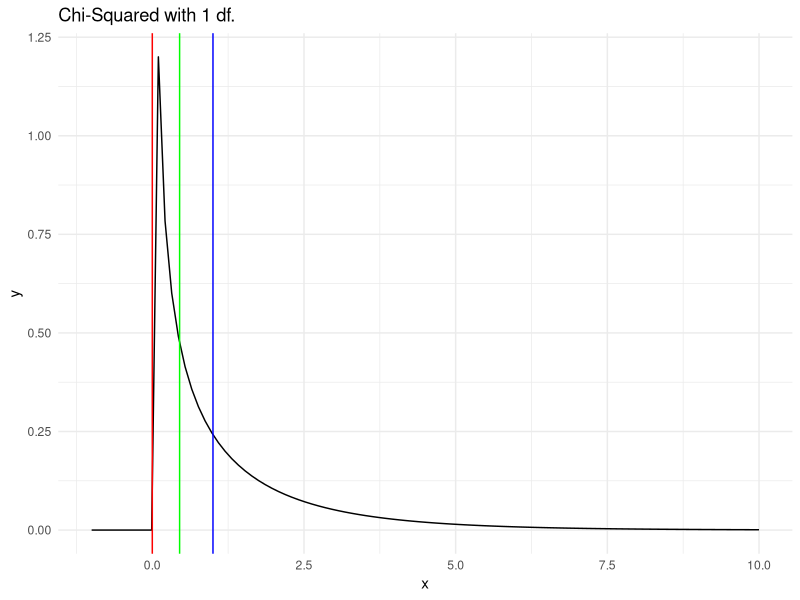
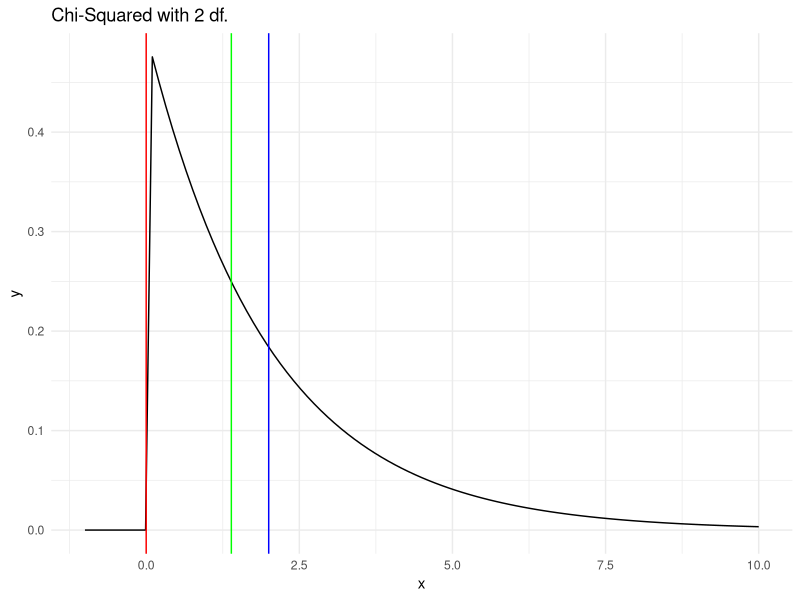
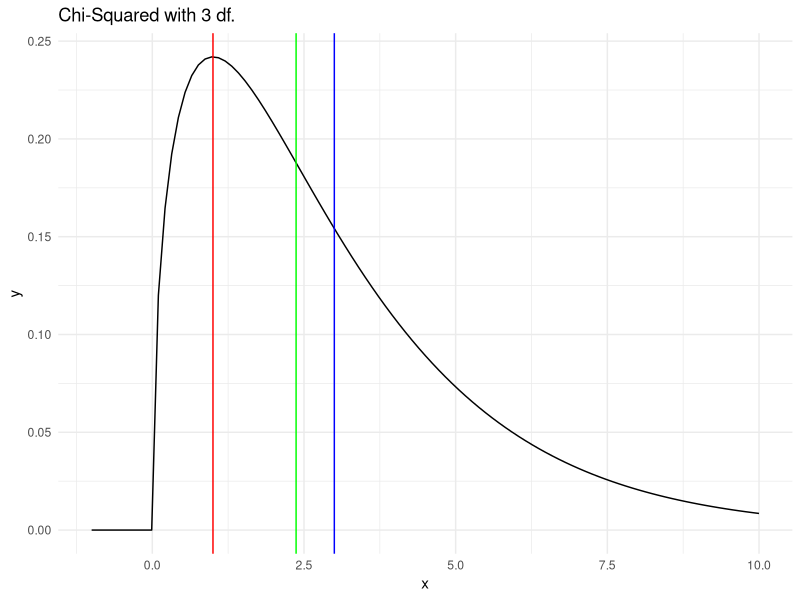
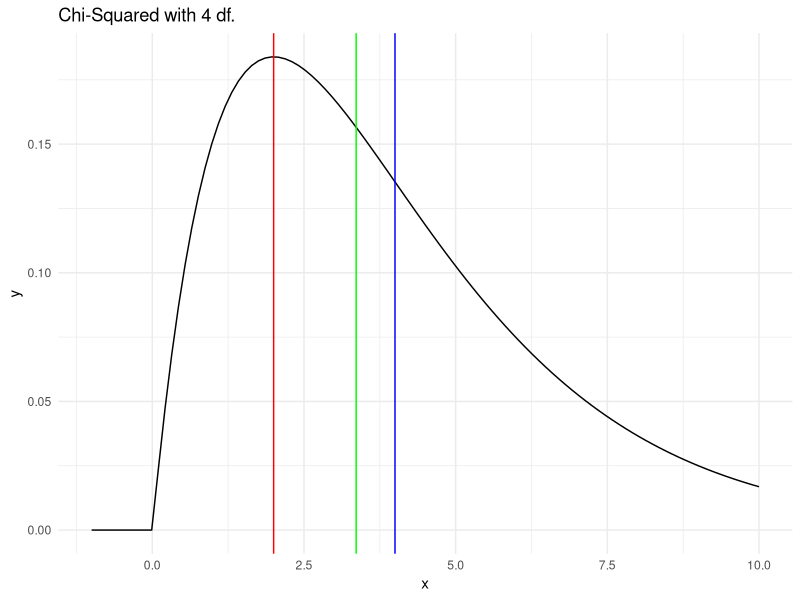
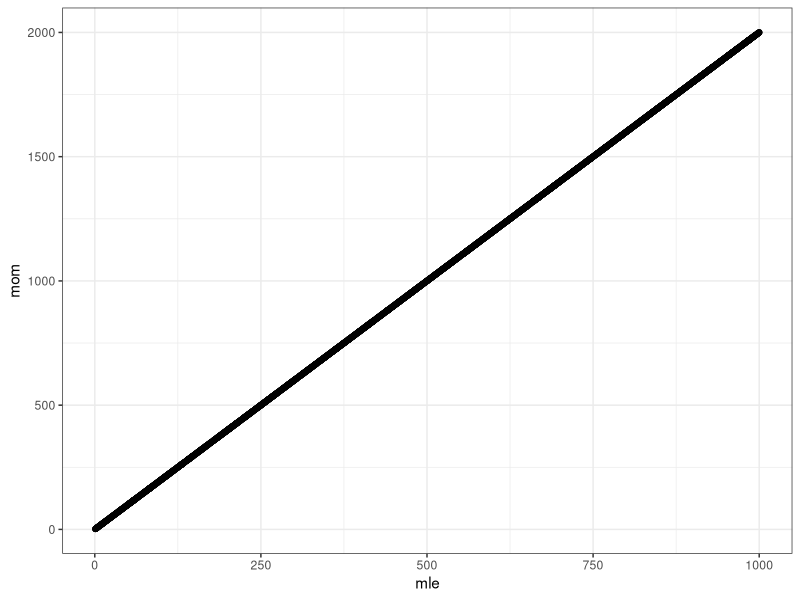

Write R code to recreate these figures, in order.
## ---- chunk 1
knitr::opts_chunk$set(echo = FALSE, eval = FALSE, fig.align = "center", 
                      message = FALSE, warning = FALSE)
library(tidyverse)
library(knitr)
library(here)
## ---- chunk 2
eq = function(x){dchisq(x, df = 1)}
ggplot(data.frame(x=c(-1, 10)), aes(x=x)) + 
  stat_function(fun=eq) + 
  geom_vline(colour="red", xintercept=0) + 
  geom_vline(colour="blue",xintercept=1) + 
  geom_vline(colour="green", xintercept=0.45)+
  labs(title="Chi-Squared with 1 df.") +
  theme_minimal()
## ---- chunk 3
eq = function(x){dchisq(x, df = 2)}
ggplot(data.frame(x=c(-1, 10)), aes(x=x)) + 
  stat_function(fun=eq) + 
  geom_vline(colour="red",xintercept=0) + 
  geom_vline(colour="blue", xintercept=2) + 
  geom_vline(colour="green", xintercept=1.39) +
  labs(title="Chi-Squared with 2 df.") +
  theme_minimal()
## ---- chunk 4
eq = function(x){dchisq(x, df = 3)}
ggplot(data.frame(x=c(-1, 10)), aes(x=x)) + 
  stat_function(fun=eq) + 
  geom_vline(colour="red",xintercept=1) + 
  geom_vline(colour="blue", xintercept=3) + 
  geom_vline(colour="green",xintercept=2.37) +
  labs(title="Chi-Squared with 3 df.") +
  theme_minimal()
## ---- chunk 5
eq = function(x){dchisq(x, df = 4)}
ggplot(data.frame(x=c(-1, 10)), aes(x=x)) + 
  stat_function(fun=eq) + 
  geom_vline(color="red",xintercept=2) +
  geom_vline(color="blue",xintercept=4) +
  geom_vline(color="green",xintercept=3.36)+
  labs(title="Chi-Squared with 4 df.") +
  theme_minimal()
## ---- chunk 6
set.seed(42)

mle_mean <- rep(NA, 5000)
mom_mean <- rep(NA, 5000)

for (i in 1:5000) {
  x<- sample(1:1000, 1, replace=T)
  mle_mean[i] <- max(x)
  mom_mean[i] <- 2*mean(x)
}

mle_means <- data.frame(mle_mean)
mom_means <- data.frame(mom_mean)

ggplot(data.frame(x = mle_mean, y = mom_mean), 
       aes(x = x, y = y)) +
  geom_point() +
  theme_bw() +
  labs(x = "mle", y = "mom")

# mle_var <- 
# mom_var <- 
  
  
